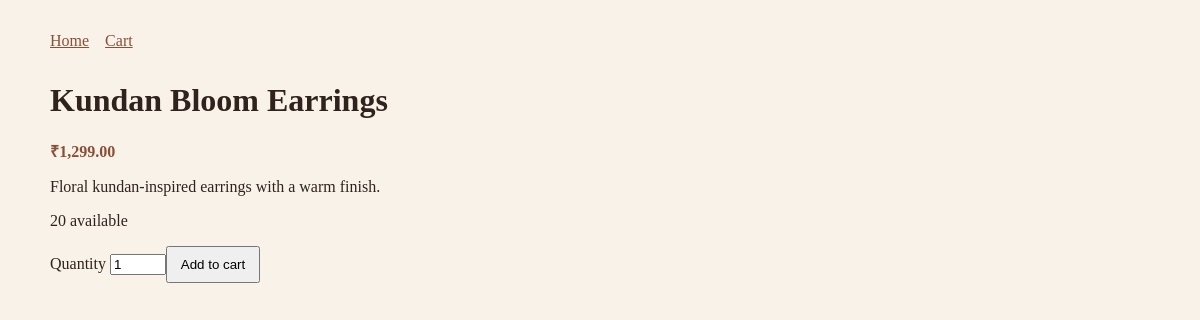
/Day3/product.php?slug=kundan-bloom-earrings, run on the app's committed database.
### tables this page shows
CREATE TABLE IF NOT EXISTS products (
    id BIGINT UNSIGNED AUTO_INCREMENT PRIMARY KEY,
    category_id BIGINT UNSIGNED NULL,
    name VARCHAR(180) NOT NULL,
    slug VARCHAR(200) NOT NULL UNIQUE,
    description TEXT NULL,
    price DECIMAL(10, 2) NOT NULL,
    stock_quantity INT UNSIGNED NOT NULL DEFAULT 0,
    image_path VARCHAR(255) NULL,
    is_active TINYINT(1) NOT NULL DEFAULT 1,
    created_at TIMESTAMP NOT NULL DEFAULT CURRENT_TIMESTAMP,
    updated_at TIMESTAMP NOT NULL DEFAULT CURRENT_TIMESTAMP ON UPDATE CURRENT_TIMESTAMP,
    CONSTRAINT fk_products_category FOREIGN KEY (category_id) REFERENCES categories(id) ON DELETE SET NULL
);

### Day3/catalog.php (called while the page is built, shortened)
<?php
function getProductBySlug(PDO $database, string $slug): ?array
{
    $statement = $database->prepare(
        'SELECT p.id, p.name, p.slug, p.description, p.price, p.stock_quantity, p.image_path, c.name AS category_name, c.slug AS category_slug
         FROM products p LEFT JOIN categories c ON c.id = p.category_id
         WHERE p.slug = :slug AND p.is_active = 1 LIMIT 1'
    );
    $statement->execute(['slug' => $slug]);
    $product = $statement->fetch();
    return $product === false ? null : $product;
}

### Day3/product.php (the view, shortened to what this page needs)
<?php
require __DIR__ . '/bootstrap.php';
require __DIR__ . '/catalog.php';
$product = getProductBySlug($database, trim((string) ($_GET['slug'] ?? '')));
?>
<!doctype html><html lang="en"><head><meta charset="utf-8"><meta name="viewport" content="width=device-width,initial-scale=1"><title><?= $product ? htmlspecialchars($product['name'], ENT_QUOTES, 'UTF-8') : 'Product not found' ?> | ShivKrupa</title><link rel="stylesheet" href="style.css"></head><body><nav><a href="index.php">Home</a><a href="../Day4/cart.php">Cart</a></nav><main><?php if ($product): ?><h1><?= htmlspecialchars($product['name'], ENT_QUOTES, 'UTF-8') ?></h1><p class="price">₹<?= number_format((float) $product['price'], 2) ?></p><p><?= nl2br(htmlspecialchars((string) $product['description'], ENT_QUOTES, 'UTF-8')) ?></p><p><?= (int) $product['stock_quantity'] ?> available</p><form method="post" action="../Day4/cart.php"><input type="hidden" name="action" value="add"><input type="hidden" name="product_id" value="<?= (int) $product['id'] ?>"><label>Quantity <input type="number" name="quantity" min="1" max="<?= max(1, (int) $product['stock_quantity']) ?>" value="1"></label><button type="submit" <?= (int) $product['stock_quantity'] < 1 ? 'disabled' : '' ?>>Add to cart</button></form><?php else: ?><h1>Product not found</h1><p><a href="index.php">Return to collection</a></p><?php endif; ?></main></body></html>

### Day3/style.css (style rules this page uses)
:root { font-family: Georgia, serif; color: #30231d; background: #f8f2e9; }
body { max-width: 1100px; margin: 0 auto; padding: 2rem; }
a { color: #8b4f35; }
nav { display: flex; gap: 1rem; flex-wrap: wrap; margin-bottom: 2rem; }
.price { font-weight: bold; color: #8b4f35; }
button { padding: .55rem .8rem; cursor: pointer; }

### data on the page
products: name "Kundan Bloom Earrings", price "1,299.00", description "Floral kundan-inspired earrings with a warm finish.", stock_quantity "20"
